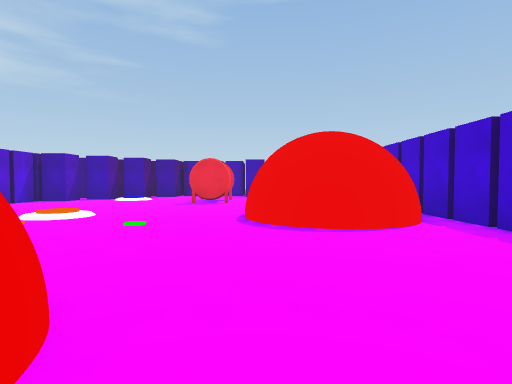
View 1 (above)

16 first-person views from a walk through a Unity game level. The camera is 1.5 m above the floor, tilts 2° down and sees 80° across. The floor is counted in squares, 1.8 m on a side. Each view is taken from the middle of a square. On the plan, view 1 faces up. The plan holds only what a view shows up to about 11 squares ahead; the rest is blank. The place goes on beyond the plan. The player is left out.

View 2
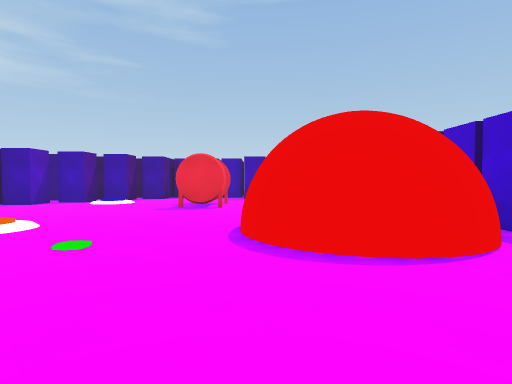

View 3
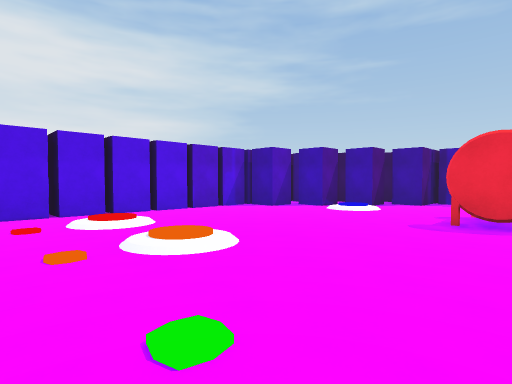

View 4
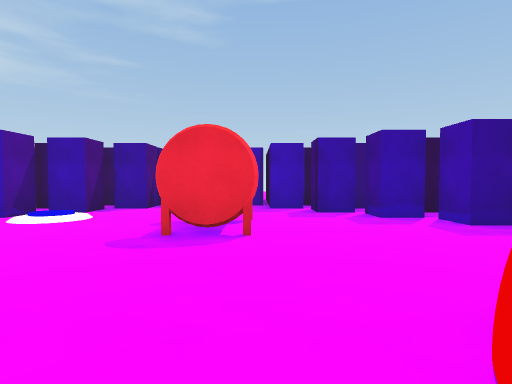

View 5
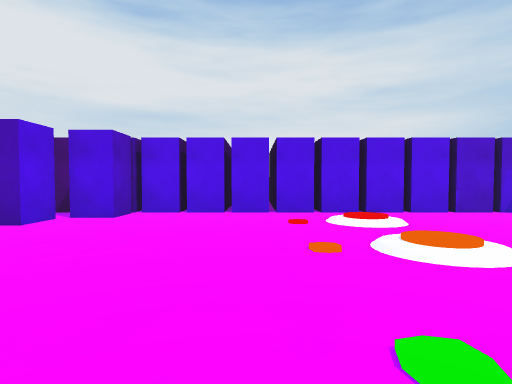

View 6
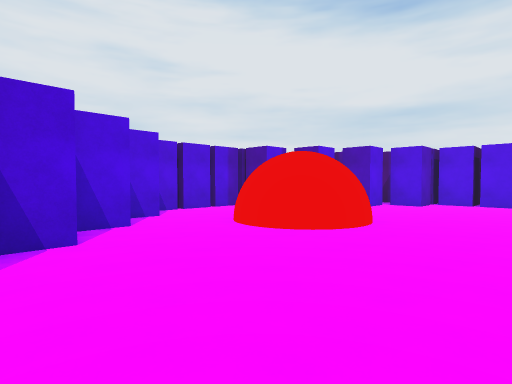

View 7
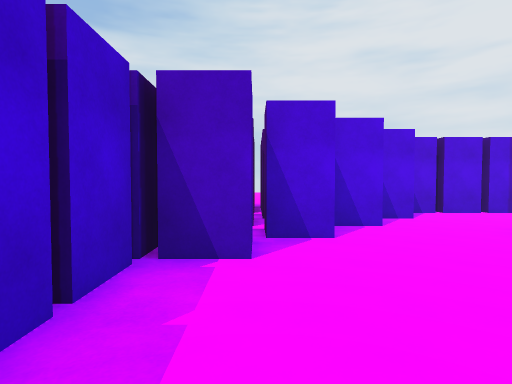

View 8
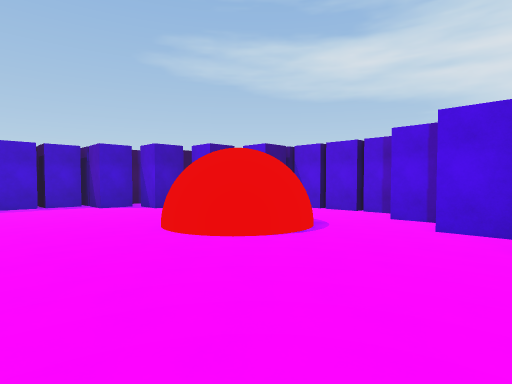

View 9
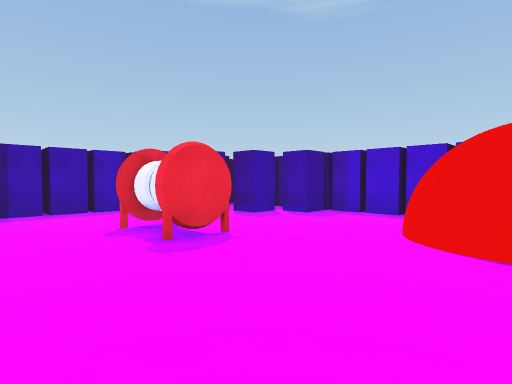

View 10
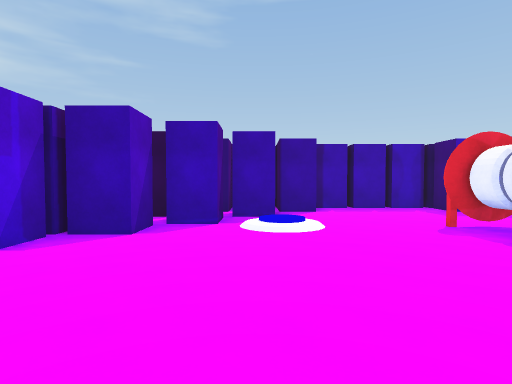

View 11
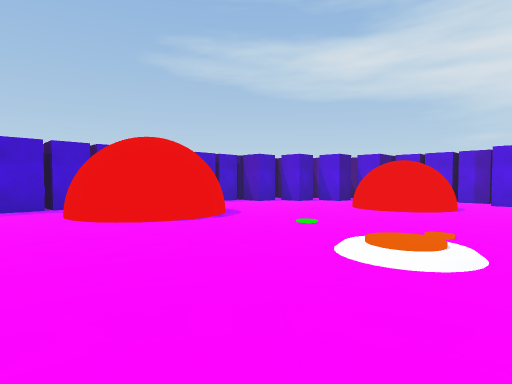

View 12
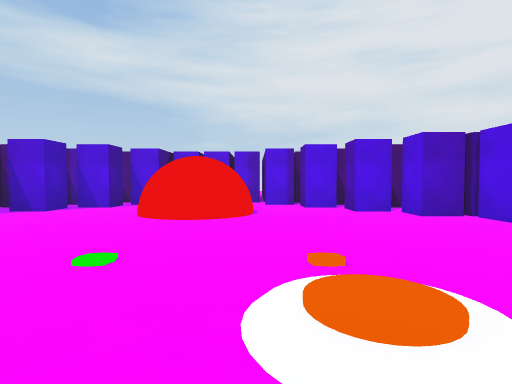

View 13
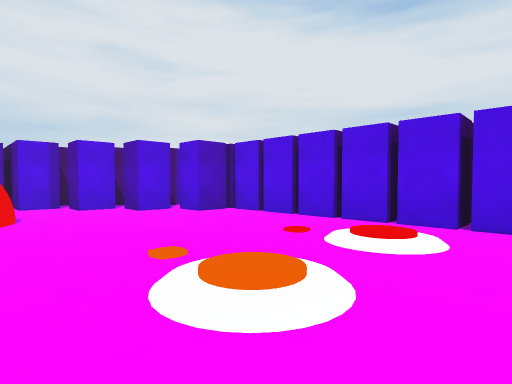

View 14
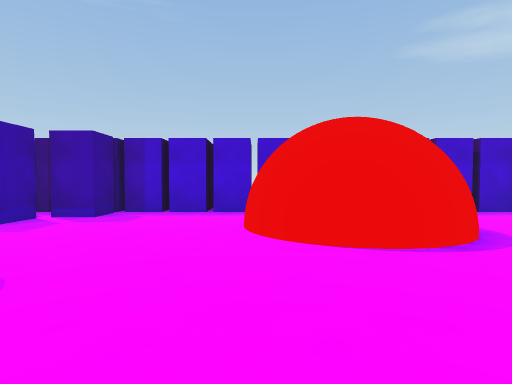

View 15
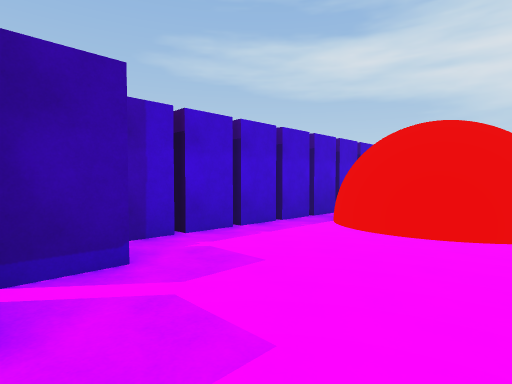

View 16
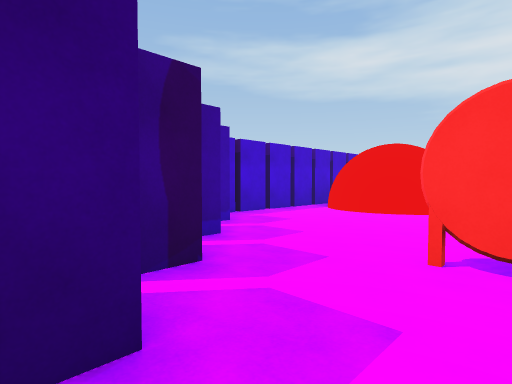

### Floor plan
Key: @ floor where view 1 was taken; # wall or solid block; . floor; / step, stairs or slope; O other object.
Columns run from 10 left of view 1 to 5 right of it. Each row starts with its distance up from view 1.
 18      #######
 17      #....#
 16   ####....###
 15   ##.......####
 14   ##//......###
 13 ###.//..OO...###
 12 #.......OO.....#
 11 #..............#
 10 #..............#
  9 #..........OO..#
  8 #.//.//...O# O.#
  7 #.//.//...    .#
  6 #..........O#O.#
  5 #..............#
  4 #..............#
  3 #..............#
  2 #......OO......#
  1 ###...O  O...###
  0  ###...OO.@.###
 -1  ####......####
 -2    ###....####
 -3     ###.###  #
 -4       ###    #

Positions as (right, up) in squares from view 1, and headings:
1: (0, 0), facing up
2: (0, 2), facing up
3: (-1, 5), facing up-left
4: (-1, 7), facing up
5: (-1, 5), facing left
6: (3, 5), facing down-left
7: (3, 5), facing down
8: (-7, 5), facing down-right
9: (-5, 7), facing up-right
10: (-6, 8), facing up
11: (-6, 11), facing down-right
12: (-4, 9), facing down
13: (-3, 9), facing down-left
14: (-4, 9), facing right
15: (0, 14), facing down-right
16: (-2, 17), facing down-right
